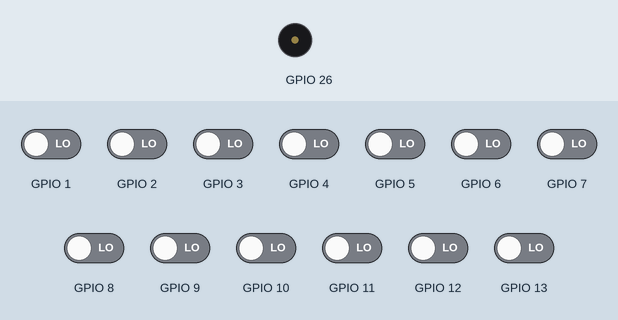
This sketch was run on a simulated ESP32. Parts: buzzer (waves = sounding). Inputs (shaded band) come from the test bench; at power-on: GPIO 1–13 LOW.

Above: at 1.2 s.
1.3 s: GPIO 1 driven HIGH
At 2.4 s:
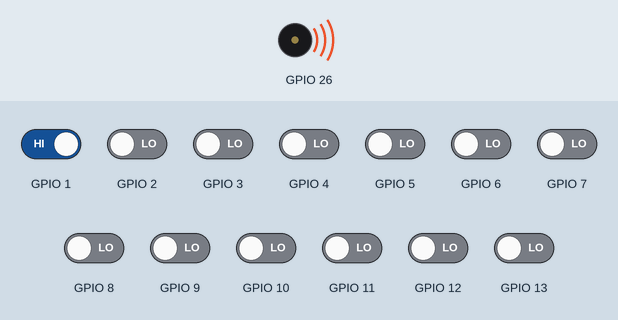
2.8 s: GPIO 1 driven LOW
At 3.5 s:
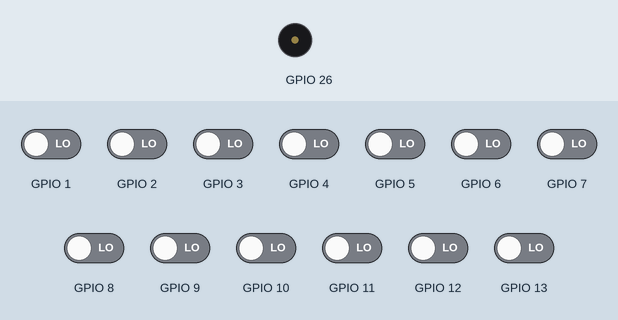
4.3 s: GPIO 2 driven HIGH
At 4.7 s:
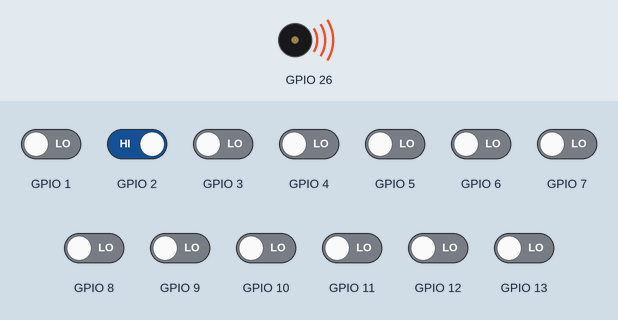
Timing chart, 0 to 7.3 s (numbered marks = the images above; inputs shaded):
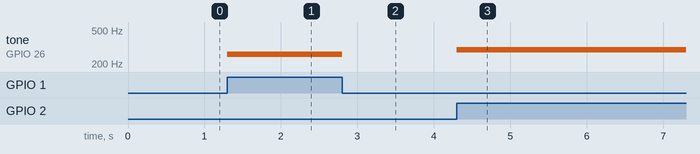

The sketch:

tones.ino
```cpp
void setupPins() {

  for(int i=1; i<=13; i++) {
     pinMode(i, INPUT);
  }
}

double notes[] = {261.6, 293.7, 329.6 , 349.2  , 392.0, 440.0, 493.9, 523.3, 587.3, 659.3, 698.5, 784.0};

void setup() {
  setupPins();
  pinMode(26, OUTPUT);

}

int whichPin() {
  for(int i=1; i<=13; i++) {
    if(digitalRead(i) == 1) {
      return i;
    }
  }
  return -1;
}

void loop() {
  int noteNum = whichPin();
  if(noteNum != -1)
    tone(26, notes[noteNum - 1], 2);
  else
    noTone(26);
}
```

Measured:
- after the input at 1.3 s, tone on GPIO 26: silent → 261 Hz at once
- after the input at 2.8 s, tone on GPIO 26: 261 Hz → silent at once
- after the input at 4.3 s, tone on GPIO 26: silent → 293 Hz at once
